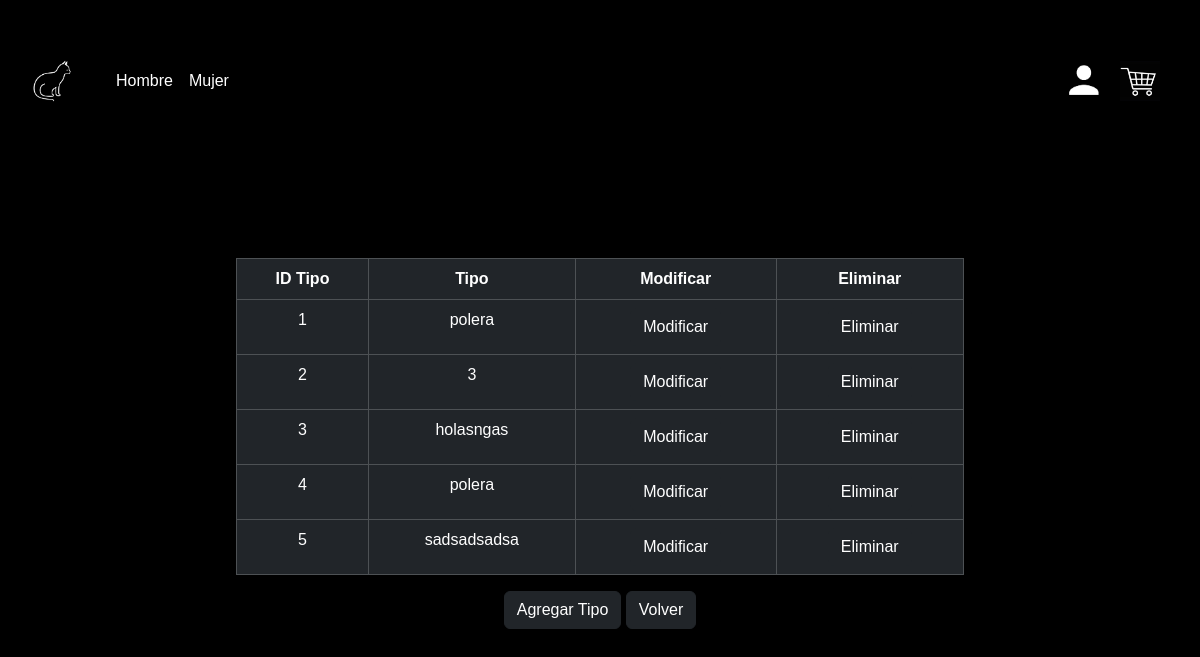
The app's page /darkless/crud_tipo (signed in), older data.
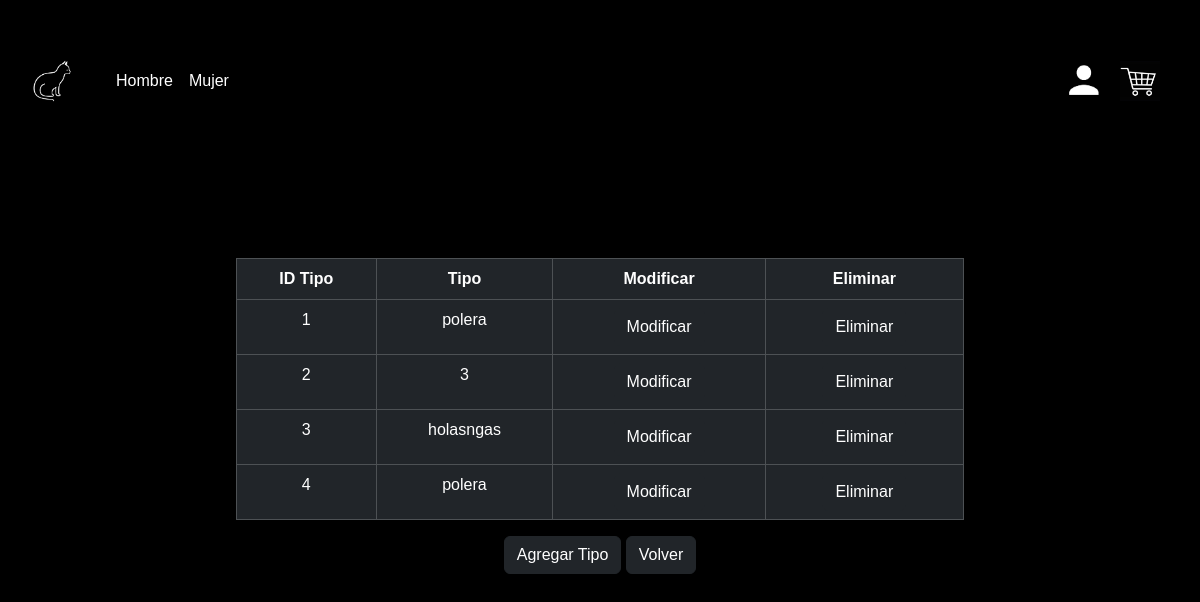
The same page, newer data.
### Darkless/models.py (models this page shows, shortened)
class Tipo(models.Model):
    id_tipo = models.AutoField(primary_key=True, db_column="idTipo")
    tipo = models.CharField(max_length=25, blank=False, null=False)

### Darkless/views.py (the view)
# urls.py: path("crud_tipo", views.crud_tipo, name="crud_tipo"),
@login_required
def crud_tipo(request):
    tipos = Tipo.objects.all()
    context={
        "tipos":tipos,
    }
    return render(request,"pages/crud_tipo.html",context)

### Darkless/templates/pages/crud_tipo.html (shortened to what this page needs)
<!DOCTYPE html>
<html lang="en">
<head>
    {% load static %}
    <link href="https://cdn.jsdelivr.net/npm/bootstrap@5.3.3/dist/css/bootstrap.min.css" rel="stylesheet">
    <link rel="stylesheet" href="{% static 'css/booscss.css'%}">
</head>
<body class="body">
    {% include 'base/header.html'%}
    <main>
        <div class="container">
            <div class="row">
                <div class="col-md-8 shadow-lg mx-auto text-center p-3">
                    <table class="table table-dark table-hover table-bordered">
                        <thead>
                            <th>ID Tipo</th>
                            <th>Tipo</th>
                            <th>Modificar</th>
                            <th>Eliminar</th>
                        </thead>
                        <tbody>
                            {% if tipos%}
                            {% for tmp in tipos%}
                            <tr>
                                <td>{{tmp.id_tipo}}</td>
                                <td>{{tmp.tipo}}</td>
                                <td><a href="{% url 'tipo_edit' pk=tmp.id_tipo %}"><button
                                            class="btn btn-dark">Modificar</button></a></td>
                                <td><a href="{% url 'tipo_del' pk=tmp.id_tipo %}"><button
                                            class="btn btn-dark">Eliminar</button></a></td>
                            </tr>
                            {% endfor%}
                            {% endif%}
                        </tbody>
                    </table>
                    <a href="{% url 'tipo_add' %}"><button class="btn btn-dark">Agregar Tipo</button></a>
                    <a href="{% url 'crud_ropa2'%}"><button class="btn btn-dark">Volver</button></a>
                </div>
            </div>
        </div>
    </main>
</body>
</html>

Row changes from the older to the newer data that the page shows:
removed Tipo: id_tipo "5", tipo "sadsadsadsa"
